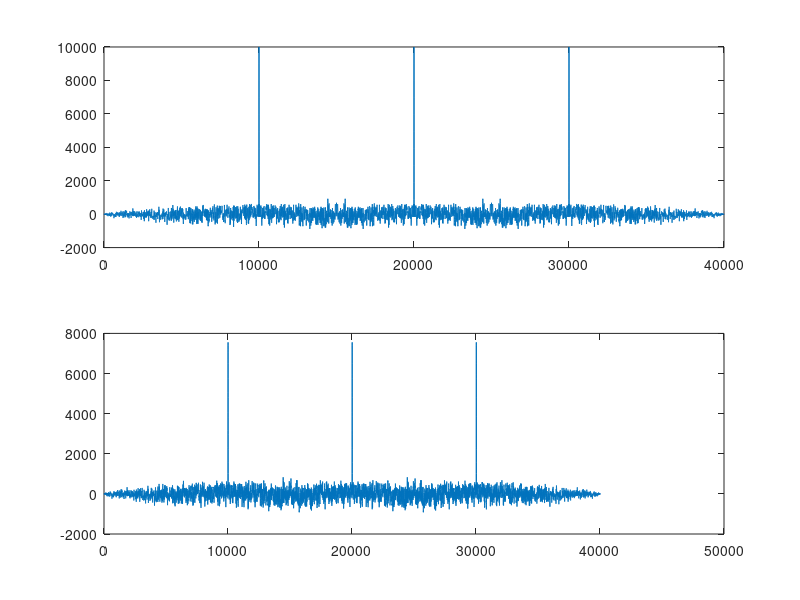

Reproduce this figure in MATLAB.
% stretched convolution

clear all
close all

nbit = 1e3;
osf = 10;
rep = 3;
rand_seq = (rand(1, nbit) > 0.5) * 2 - 1;

rand_seq = kron(rand_seq, ones(1, osf));
input = kron(ones(1, rep), rand_seq);

input_stretched = resample(input, 1000, 999);
norm_conv = conv(input, fliplr(rand_seq));
stretched_conv = conv(input_stretched, fliplr(rand_seq));

figure
subplot(2,1,1);
plot(norm_conv)
subplot(2,1,2);
plot(stretched_conv)


